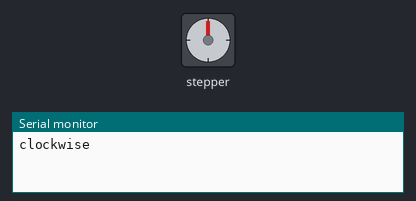
Recording of a sketch running on a simulated Arduino Uno, built with avr-gcc and run on an emulated ATmega328P. On the bench: stepper motor, the last lines printed to the serial monitor. Stepper angles assume 400 steps per turn.

Above: at 0.15 s.
At 10.15 s:
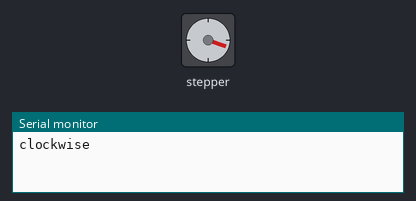
At 19.85 s:
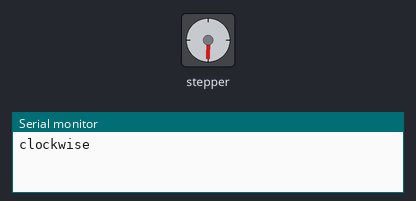
At 39.45 s:
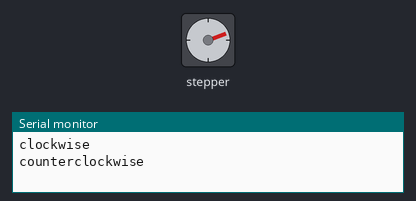
Timing chart, 0 to 40.0 s (numbered marks = the images above):
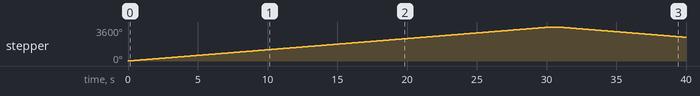

Measured:
- by itself, stepper: turns 3600° clockwise in 30.3 s, then 1089° counter-clockwise in 9.2 s

The sketch:

simple_stepper4.ino
```cpp
// Include the Arduino Stepper Library
#include <Stepper.h>

// Number of steps per output rotation
const int stepsPerRevolution = 400;

// Create Instance of Stepper library
Stepper myStepper(stepsPerRevolution, 12, 11, 10, 9);


void setup()
{
  // set the speed at 20 rpm:
  myStepper.setSpeed(20);
  // initialize the serial port:
  Serial.begin(9600);
}

void loop()
{
  // step one revolution in one direction:
  Serial.println("clockwise");
  for(int i = 0; i < 10; i++) {
    myStepper.step(stepsPerRevolution);
  }
  delay(500);

  // step one revolution in the other direction:
  Serial.println("counterclockwise");
  for(int i = 0; i < 10; i++) {
    myStepper.step(-stepsPerRevolution);
  }
  delay(500);
}
```
